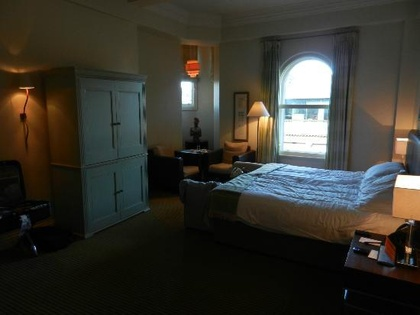
%> input picture CV/Assignment01 Histogram Equalization/sample08.jpg, 420 x 315 px, shrunk from 550 x 412 before the run
$ octave HEq1.m   (GNU Octave 9; MATLAB toolbox functions it lacks are replaced by stand-ins)
%> lines starting %> are read from the running program, lines starting %| are printed output that depends on the picture
I = imread("sample08.jpg");
%> I is the input picture: size 315x420x3 uint8; mean R, G, B 55.6, 53.6, 45.7
figure
subplot(2,3,1);
imshow(I)
title('original image08');

%turn into gray-scale image
J=rgb2gray(I);
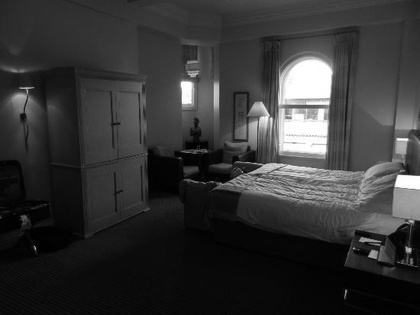
%> J: size 315x420 uint8; min 0, max 255, mean 53.3
subplot(2,3,2);
imshow(J);
title('gray image of original image08');

%histogram
subplot(2,3,3);
imhist(J);
title('image08 histogram');

%%EH%%
[row,col] = size(J);
%> row = 315; col = 420
pixel_num = zeros(1,256);
pixel_prob = zeros(1,256);
pixel_cum= zeros(1,256);
map = zeros(size(J));

%PDF%
%calculate the number of pixels%
for i = 1:row
    for j = 1:col
        pixel_num(J(i,j)+1) = pixel_num(J(i,j)+1)+1;
    end
end
%> after the loop, pixel_num = 256 values, max 4098 at index 10, min 0 at index 256, mean 516.8

pixel_prob = double(pixel_prob);
pixel_num = double(pixel_num);

%distribution%
for i = 1:256
    pixel_prob(i) = pixel_num(i) / (row*col*1.0);
end
%> after the loop, pixel_prob = 256 values, max 0.031 at index 10, min 0 at index 256, mean 0.00391

%CDF%
%calculate the accumulative histogram%
for i = 1:256
    if i == 1
        pixel_cum(i) = pixel_prob(i);
    else
        pixel_cum(i) = pixel_cum(i-1) + pixel_prob(i);
    end
end
%> after the loop, pixel_cum = 256 values from 0.00108 to 1

%round to integer%
pixel_cumInt = uint8(255 .* pixel_cum + 0.5);
%> pixel_cumInt = 256 values from 1 to 255

%eq%
%J_eq = J;
for i = 1:row
    for j = 1:col
        J(i,j)=pixel_cumInt(J(i,j) + 1);
    end
end
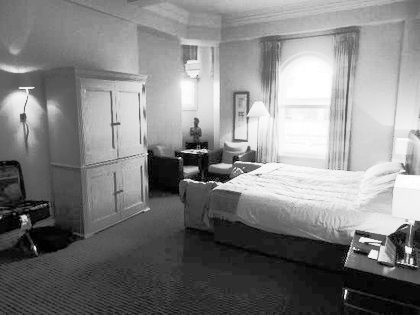
%> J: size 315x420 uint8; min 1, max 255, mean 129.6

% [5 lines of commented-out code are left out]

subplot(2,3,4);
imshow(J);
title('img after eq');

subplot(2,3,5);
imhist(J);
title('Eq');


%%TEST USING BUILT-IN FUNCTION%%
X = histeq(I);
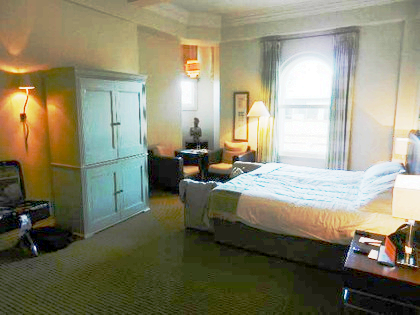
%> X: size 315x420x3 uint8; mean R, G, B 137.5, 134, 110
subplot(2,3,6);
imhist(X);
title('histeq() function');
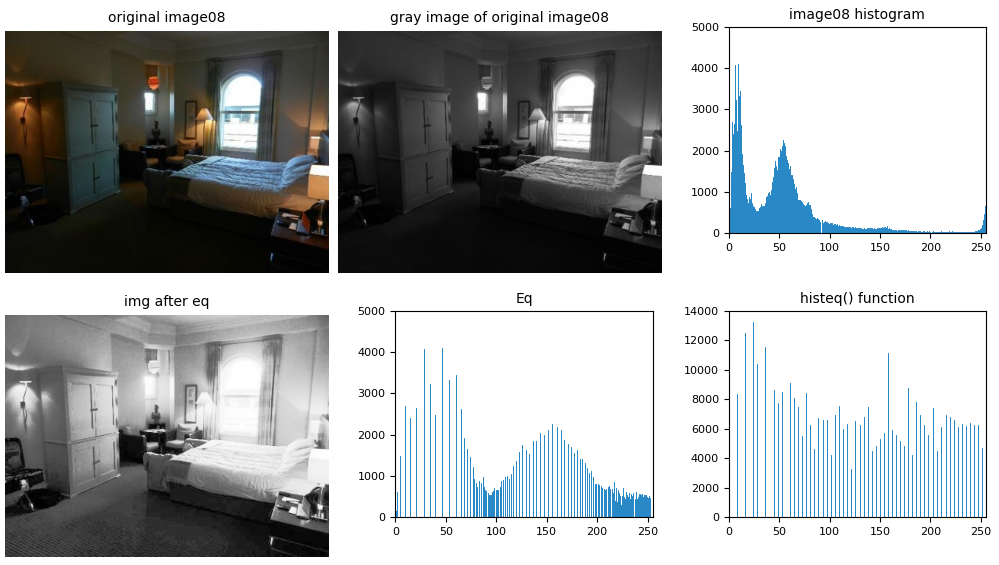
%> figure redrawn from the program's plot data, 6 panels

$ run again, with CV/Assignment01 Histogram Equalization/sample01.jpg copied over CV/Assignment01 Histogram Equalization/sample08.jpg
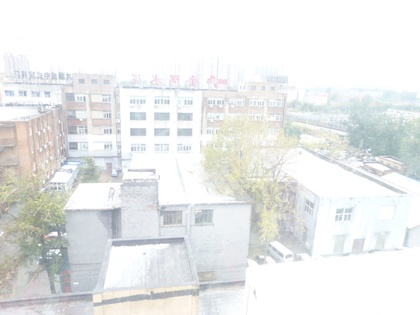
%> input picture CV/Assignment01 Histogram Equalization/sample01.jpg, 420 x 315 px, shrunk from 640 x 480 before the run
%> I is the input picture: size 315x420x3 uint8; mean R, G, B 233.6, 235.2, 234.7
%> after the loop `for i = 1:row`: pixel_num = 256 values, max 53560 at index 255, min 0 at index 1, mean 516.8
%> after the loop `for i = 1:256`: pixel_prob = 256 values, max 0.405 at index 255, min 0 at index 1, mean 0.00391
%> after the loop `for i = 1:256`: pixel_cum = 256 values from 0 to 1
%> pixel_cumInt = 256 values from 1 to 255
%> after the loop `for i = 1:row`:
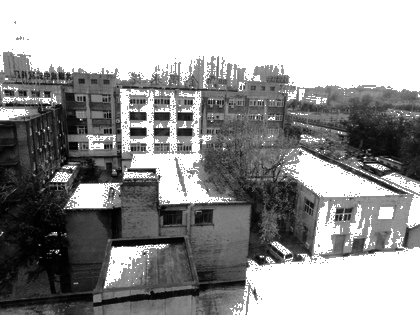
%> J: size 315x420 uint8; min 1, max 255, mean 149.3
%> `X = histeq(I);`:
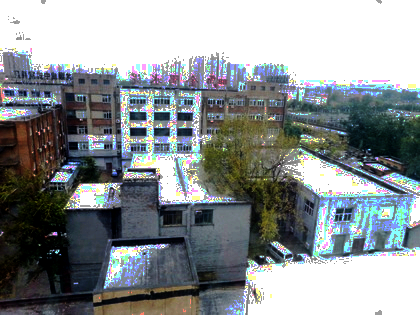
%> X: size 315x420x3 uint8; mean R, G, B 139.9, 146, 148.4

$ run again, with CV/Assignment01 Histogram Equalization/sample06.jpg copied over CV/Assignment01 Histogram Equalization/sample08.jpg
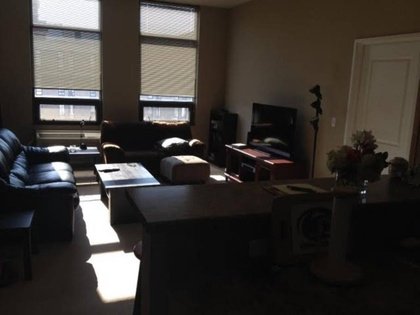
%> input picture CV/Assignment01 Histogram Equalization/sample06.jpg, 420 x 315 px, shrunk from 910 x 683 before the run
%> I is the input picture: size 315x420x3 uint8; mean R, G, B 58.9, 54.4, 50.4
%> after the loop `for i = 1:row`: pixel_num = 256 values, max 6580 at index 12, min 0 at index 1, mean 516.8
%> after the loop `for i = 1:256`: pixel_prob = 256 values, max 0.0497 at index 12, min 0 at index 1, mean 0.00391
%> after the loop `for i = 1:256`: pixel_cum = 256 values from 0 to 1
%> pixel_cumInt = 256 values from 1 to 255
%> after the loop `for i = 1:row`:
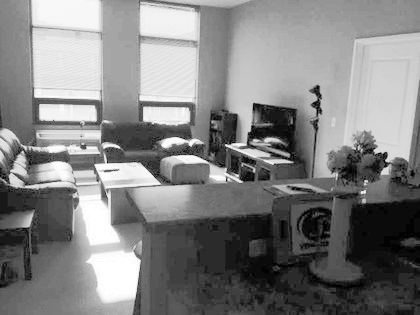
%> J: size 315x420 uint8; min 1, max 255, mean 130.1
%> `X = histeq(I);`:
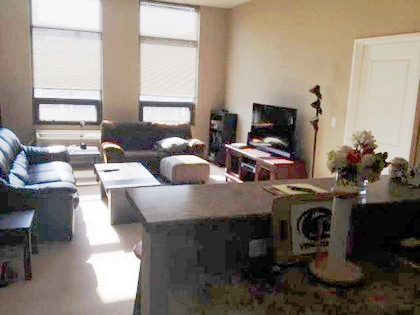
%> X: size 315x420x3 uint8; mean R, G, B 136.9, 127.6, 117.8

$ run again, with CV/Assignment01 Histogram Equalization/sample07.jpg copied over CV/Assignment01 Histogram Equalization/sample08.jpg
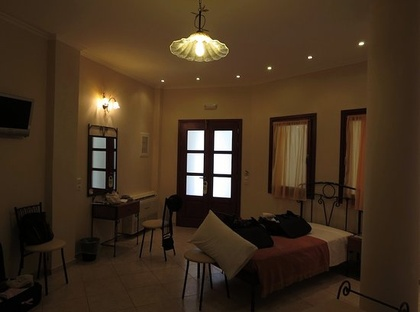
%> input picture CV/Assignment01 Histogram Equalization/sample07.jpg, 420 x 312 px, shrunk from 550 x 408 before the run
%> I is the input picture: size 312x420x3 uint8; mean R, G, B 67.6, 49.3, 30.8
%> after the loop `for i = 1:row`: pixel_num = 256 values, max 3475 at index 41, min 0 at index 256, mean 511.9
%> after the loop `for i = 1:256`: pixel_prob = 256 values, max 0.0265 at index 41, min 0 at index 256, mean 0.00391
%> after the loop `for i = 1:256`: pixel_cum = 256 values from 0.0013 to 1
%> pixel_cumInt = 256 values from 1 to 255
%> after the loop `for i = 1:row`:
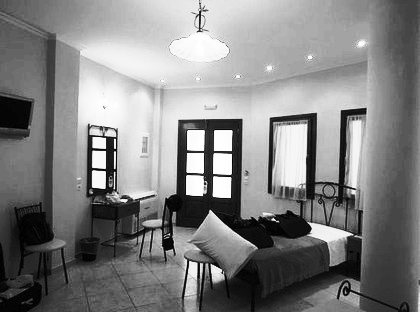
%> J: size 312x420 uint8; min 1, max 255, mean 129.7
%> `X = histeq(I);`:
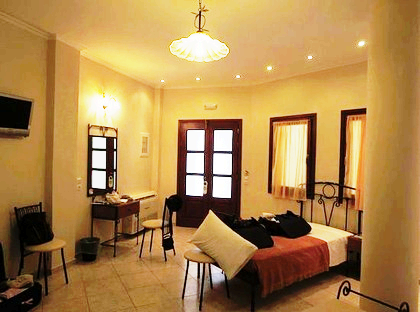
%> X: size 312x420x3 uint8; mean R, G, B 172.5, 133, 75.5
